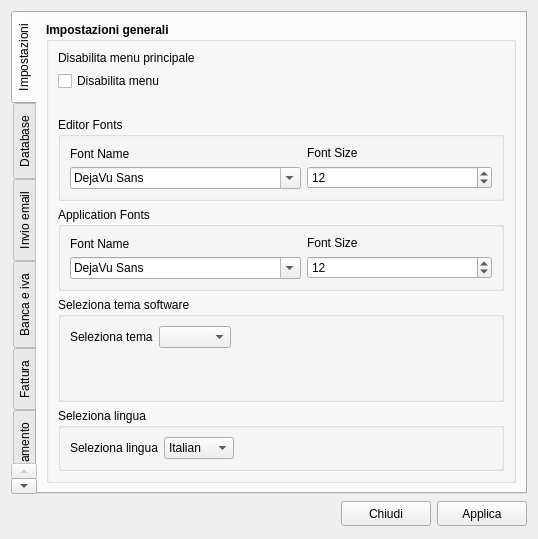
<?xml version="1.0" encoding="UTF-8"?>
<ui version="4.0">
 <class>pref</class>
 <widget class="QDialog" name="pref">
  <property name="windowModality">
   <enum>Qt::WindowModal</enum>
  </property>
  <property name="geometry">
   <rect>
    <x>0</x>
    <y>0</y>
    <width>538</width>
    <height>539</height>
   </rect>
  </property>
  <property name="windowTitle">
   <string>Preferenze</string>
  </property>
  <property name="windowIcon">
   <iconset resource="../fabaria.qrc">
    <normaloff>:/images/preferences-system.png</normaloff>:/images/preferences-system.png</iconset>
  </property>
  <property name="modal">
   <bool>true</bool>
  </property>
  <layout class="QGridLayout" name="gridLayout_2">
   <item row="0" column="0" colspan="2">
    <widget class="QTabWidget" name="tabWidget">
     <property name="tabPosition">
      <enum>QTabWidget::West</enum>
     </property>
     <property name="currentIndex">
      <number>0</number>
     </property>
     <widget class="QWidget" name="tab">
      <attribute name="title">
       <string>Impostazioni</string>
      </attribute>
      <layout class="QGridLayout" name="gridLayout">
       <item row="0" column="0">
        <widget class="QGroupBox" name="groupBox">
         <property name="sizePolicy">
          <sizepolicy hsizetype="Preferred" vsizetype="Preferred">
           <horstretch>0</horstretch>
           <verstretch>0</verstretch>
          </sizepolicy>
         </property>
         <property name="font">
          <font>
           <pointsize>9</pointsize>
           <weight>75</weight>
           <bold>true</bold>
          </font>
         </property>
         <property name="title">
          <string>Impostazioni generali</string>
         </property>
         <layout class="QGridLayout" name="gridLayout_3">
          <item row="0" column="0">
           <widget class="QLabel" name="label">
            <property name="font">
             <font>
              <weight>50</weight>
              <bold>false</bold>
             </font>
            </property>
            <property name="text">
             <string>&lt;!DOCTYPE HTML PUBLIC &quot;-//W3C//DTD HTML 4.0//EN&quot; &quot;http://www.w3.org/TR/REC-html40/strict.dtd&quot;&gt;
&lt;html&gt;&lt;head&gt;&lt;meta name=&quot;qrichtext&quot; content=&quot;1&quot; /&gt;&lt;style type=&quot;text/css&quot;&gt;
p, li { white-space: pre-wrap; }
&lt;/style&gt;&lt;/head&gt;&lt;body style=&quot; font-family:'Ubuntu'; font-size:9pt; font-weight:400; font-style:normal;&quot;&gt;
&lt;table border=&quot;0&quot; style=&quot;-qt-table-type: root; margin-top:4px; margin-bottom:4px; margin-left:4px; margin-right:4px;&quot;&gt;
&lt;tr&gt;
&lt;td style=&quot;border: none;&quot;&gt;
&lt;p style=&quot; margin-top:0px; margin-bottom:0px; margin-left:0px; margin-right:0px; -qt-block-indent:0; text-indent:0px;&quot;&gt;Disabilita menu principale&lt;/p&gt;&lt;/td&gt;&lt;/tr&gt;&lt;/table&gt;&lt;/body&gt;&lt;/html&gt;</string>
            </property>
           </widget>
          </item>
          <item row="1" column="0">
           <widget class="QCheckBox" name="menu_d">
            <property name="font">
             <font>
              <weight>50</weight>
              <bold>false</bold>
             </font>
            </property>
            <property name="text">
             <string>Disabilita menu</string>
            </property>
           </widget>
          </item>
          <item row="2" column="0">
           <widget class="QLabel" name="info">
            <property name="text">
             <string/>
            </property>
           </widget>
          </item>
          <item row="3" column="0">
           <widget class="QGroupBox" name="groupBox_3">
            <property name="font">
             <font>
              <weight>50</weight>
              <bold>false</bold>
             </font>
            </property>
            <property name="title">
             <string>Editor Fonts</string>
            </property>
            <layout class="QGridLayout" name="gridLayout_4">
             <item row="0" column="0">
              <layout class="QVBoxLayout" name="verticalLayout_2">
               <item>
                <widget class="QLabel" name="label_2">
                 <property name="font">
                  <font>
                   <weight>50</weight>
                   <bold>false</bold>
                  </font>
                 </property>
                 <property name="text">
                  <string>Font Name</string>
                 </property>
                </widget>
               </item>
               <item>
                <widget class="QFontComboBox" name="cmbFontName">
                 <property name="font">
                  <font>
                   <weight>50</weight>
                   <bold>false</bold>
                  </font>
                 </property>
                 <property name="currentFont">
                  <font>
                   <family>DejaVu Sans</family>
                  </font>
                 </property>
                </widget>
               </item>
              </layout>
             </item>
             <item row="0" column="1">
              <layout class="QVBoxLayout" name="verticalLayout">
               <item>
                <widget class="QLabel" name="label_3">
                 <property name="font">
                  <font>
                   <weight>50</weight>
                   <bold>false</bold>
                  </font>
                 </property>
                 <property name="text">
                  <string>Font Size</string>
                 </property>
                </widget>
               </item>
               <item>
                <widget class="QSpinBox" name="spinFontSize">
                 <property name="font">
                  <font>
                   <weight>50</weight>
                   <bold>false</bold>
                  </font>
                 </property>
                 <property name="accelerated">
                  <bool>true</bool>
                 </property>
                 <property name="value">
                  <number>12</number>
                 </property>
                </widget>
               </item>
              </layout>
             </item>
            </layout>
           </widget>
          </item>
          <item row="4" column="0">
           <widget class="QGroupBox" name="groupBox_4">
            <property name="font">
             <font>
              <weight>50</weight>
              <bold>false</bold>
             </font>
            </property>
            <property name="title">
             <string>Application Fonts</string>
            </property>
            <layout class="QGridLayout" name="gridLayout_6">
             <item row="0" column="0">
              <layout class="QVBoxLayout" name="verticalLayout_3">
               <item>
                <widget class="QLabel" name="label_4">
                 <property name="text">
                  <string>Font Name</string>
                 </property>
                </widget>
               </item>
               <item>
                <widget class="QFontComboBox" name="cmbApplicationFontName">
                 <property name="currentFont">
                  <font>
                   <family>DejaVu Sans</family>
                  </font>
                 </property>
                </widget>
               </item>
              </layout>
             </item>
             <item row="0" column="1">
              <layout class="QVBoxLayout" name="verticalLayout_4">
               <item>
                <widget class="QLabel" name="label_5">
                 <property name="text">
                  <string>Font Size</string>
                 </property>
                </widget>
               </item>
               <item>
                <widget class="QSpinBox" name="spinApplicationFontSize">
                 <property name="accelerated">
                  <bool>true</bool>
                 </property>
                 <property name="value">
                  <number>12</number>
                 </property>
                </widget>
               </item>
              </layout>
             </item>
            </layout>
           </widget>
          </item>
          <item row="5" column="0">
           <widget class="QGroupBox" name="groupBox_9">
            <property name="font">
             <font>
              <weight>50</weight>
              <bold>false</bold>
             </font>
            </property>
            <property name="title">
             <string>Seleziona tema software</string>
            </property>
            <layout class="QGridLayout" name="gridLayout_14">
             <item row="2" column="2">
              <spacer name="horizontalSpacer_3">
               <property name="orientation">
                <enum>Qt::Horizontal</enum>
               </property>
               <property name="sizeHint" stdset="0">
                <size>
                 <width>190</width>
                 <height>20</height>
                </size>
               </property>
              </spacer>
             </item>
             <item row="2" column="1">
              <widget class="QComboBox" name="sel_tema"/>
             </item>
             <item row="2" column="0">
              <widget class="QLabel" name="label_12">
               <property name="text">
                <string>Seleziona tema</string>
               </property>
              </widget>
             </item>
             <item row="3" column="2">
              <spacer name="verticalSpacer_7">
               <property name="orientation">
                <enum>Qt::Vertical</enum>
               </property>
               <property name="sizeHint" stdset="0">
                <size>
                 <width>20</width>
                 <height>20</height>
                </size>
               </property>
              </spacer>
             </item>
            </layout>
           </widget>
          </item>
          <item row="6" column="0">
           <widget class="QGroupBox" name="groupBox_13">
            <property name="font">
             <font>
              <weight>50</weight>
              <bold>false</bold>
             </font>
            </property>
            <property name="title">
             <string>Seleziona lingua</string>
            </property>
            <layout class="QGridLayout" name="gridLayout_5">
             <item row="0" column="0">
              <widget class="QLabel" name="label_22">
               <property name="font">
                <font>
                 <weight>50</weight>
                 <bold>false</bold>
                </font>
               </property>
               <property name="text">
                <string>Seleziona lingua</string>
               </property>
              </widget>
             </item>
             <item row="0" column="1">
              <widget class="QComboBox" name="comboBoxLingua">
               <item>
                <property name="text">
                 <string>Italian</string>
                </property>
               </item>
               <item>
                <property name="text">
                 <string>English</string>
                </property>
               </item>
              </widget>
             </item>
             <item row="0" column="2">
              <spacer name="horizontalSpacer_7">
               <property name="orientation">
                <enum>Qt::Horizontal</enum>
               </property>
               <property name="sizeHint" stdset="0">
                <size>
                 <width>40</width>
                 <height>20</height>
                </size>
               </property>
              </spacer>
             </item>
            </layout>
           </widget>
          </item>
         </layout>
        </widget>
       </item>
      </layout>
     </widget>
     <widget class="QWidget" name="tab_3">
      <attribute name="title">
       <string>Database</string>
      </attribute>
      <layout class="QGridLayout" name="gridLayout_20">
       <item row="0" column="0">
        <widget class="QGroupBox" name="groupBox_6">
         <property name="title">
          <string>Connetti database in rete </string>
         </property>
         <layout class="QGridLayout" name="gridLayout_10">
          <item row="5" column="3" colspan="2">
           <spacer name="horizontalSpacer_5">
            <property name="orientation">
             <enum>Qt::Horizontal</enum>
            </property>
            <property name="sizeHint" stdset="0">
             <size>
              <width>40</width>
              <height>20</height>
             </size>
            </property>
           </spacer>
          </item>
          <item row="0" column="1">
           <widget class="QLabel" name="label_8">
            <property name="text">
             <string>Indirizzo IP</string>
            </property>
           </widget>
          </item>
          <item row="0" column="2">
           <widget class="QLineEdit" name="ip"/>
          </item>
          <item row="0" column="3">
           <widget class="QLabel" name="label_9">
            <property name="text">
             <string>Porta</string>
            </property>
           </widget>
          </item>
          <item row="0" column="4">
           <widget class="QSpinBox" name="porta">
            <property name="maximum">
             <number>10000</number>
            </property>
            <property name="value">
             <number>3306</number>
            </property>
           </widget>
          </item>
          <item row="1" column="1">
           <widget class="QLabel" name="label_10">
            <property name="text">
             <string>Database</string>
            </property>
           </widget>
          </item>
          <item row="1" column="2">
           <widget class="QLineEdit" name="db_rete"/>
          </item>
          <item row="3" column="1" colspan="3">
           <spacer name="horizontalSpacer_2">
            <property name="orientation">
             <enum>Qt::Horizontal</enum>
            </property>
            <property name="sizeHint" stdset="0">
             <size>
              <width>311</width>
              <height>20</height>
             </size>
            </property>
           </spacer>
          </item>
          <item row="7" column="4">
           <spacer name="verticalSpacer_8">
            <property name="orientation">
             <enum>Qt::Vertical</enum>
            </property>
            <property name="sizeHint" stdset="0">
             <size>
              <width>20</width>
              <height>40</height>
             </size>
            </property>
           </spacer>
          </item>
          <item row="1" column="3">
           <widget class="QLabel" name="label_7">
            <property name="text">
             <string>User</string>
            </property>
           </widget>
          </item>
          <item row="1" column="4">
           <widget class="QLineEdit" name="utente"/>
          </item>
          <item row="2" column="1">
           <widget class="QLabel" name="label_11">
            <property name="text">
             <string>Password</string>
            </property>
           </widget>
          </item>
          <item row="2" column="2">
           <widget class="QLineEdit" name="pwd"/>
          </item>
          <item row="3" column="4">
           <widget class="QPushButton" name="open_db">
            <property name="maximumSize">
             <size>
              <width>120</width>
              <height>16777215</height>
             </size>
            </property>
            <property name="text">
             <string>Connetti</string>
            </property>
            <property name="icon">
             <iconset resource="../fabaria.qrc">
              <normaloff>:/images/go-next.png</normaloff>:/images/go-next.png</iconset>
            </property>
           </widget>
          </item>
          <item row="4" column="4">
           <widget class="QPushButton" name="es_wizard">
            <property name="text">
             <string>Riesegui wizard database</string>
            </property>
            <property name="icon">
             <iconset resource="../../backup_restore_db/images.qrc">
              <normaloff>:/images/vcs_add.png</normaloff>:/images/vcs_add.png</iconset>
            </property>
           </widget>
          </item>
          <item row="4" column="1" colspan="3">
           <spacer name="horizontalSpacer_6">
            <property name="orientation">
             <enum>Qt::Horizontal</enum>
            </property>
            <property name="sizeHint" stdset="0">
             <size>
              <width>40</width>
              <height>20</height>
             </size>
            </property>
           </spacer>
          </item>
         </layout>
        </widget>
       </item>
      </layout>
     </widget>
     <widget class="QWidget" name="tab_4">
      <attribute name="title">
       <string>Invio email</string>
      </attribute>
      <layout class="QGridLayout" name="gridLayout_21">
       <item row="0" column="0">
        <widget class="QGroupBox" name="groupBox_10">
         <property name="title">
          <string>Impostazioni invio email</string>
         </property>
         <layout class="QGridLayout" name="gridLayout_16">
          <item row="9" column="3">
           <widget class="QPushButton" name="save_dir">
            <property name="text">
             <string>Salva</string>
            </property>
           </widget>
          </item>
          <item row="9" column="0" colspan="3">
           <widget class="QLineEdit" name="dir_save">
            <property name="readOnly">
             <bool>true</bool>
            </property>
           </widget>
          </item>
          <item row="8" column="0" colspan="4">
           <widget class="QLabel" name="label_18">
            <property name="text">
             <string>&lt;html&gt;&lt;head/&gt;&lt;body&gt;&lt;p&gt;Seleziona la cartella di destinazione per il salvataggio degli allegati email.&lt;/p&gt;&lt;/body&gt;&lt;/html&gt;</string>
            </property>
           </widget>
          </item>
          <item row="1" column="1">
           <widget class="QLineEdit" name="ser_smtp"/>
          </item>
          <item row="10" column="0">
           <spacer name="verticalSpacer_10">
            <property name="orientation">
             <enum>Qt::Vertical</enum>
            </property>
            <property name="sizeHint" stdset="0">
             <size>
              <width>20</width>
              <height>40</height>
             </size>
            </property>
           </spacer>
          </item>
          <item row="4" column="1">
           <widget class="QLineEdit" name="pwd_smtp"/>
          </item>
          <item row="3" column="1">
           <widget class="QLineEdit" name="user_smtp"/>
          </item>
          <item row="1" column="0">
           <widget class="QLabel" name="label_13">
            <property name="text">
             <string>Sever di uscita</string>
            </property>
           </widget>
          </item>
          <item row="1" column="2">
           <widget class="QLabel" name="label_14">
            <property name="text">
             <string>Porta</string>
            </property>
           </widget>
          </item>
          <item row="4" column="0">
           <widget class="QLabel" name="label_16">
            <property name="text">
             <string>Password</string>
            </property>
           </widget>
          </item>
          <item row="2" column="1">
           <widget class="QCheckBox" name="use_auth">
            <property name="text">
             <string>Usa autenticazione</string>
            </property>
           </widget>
          </item>
          <item row="3" column="0">
           <widget class="QLabel" name="label_15">
            <property name="text">
             <string>Nome utente</string>
            </property>
           </widget>
          </item>
          <item row="2" column="0">
           <widget class="QCheckBox" name="prot_ssl">
            <property name="text">
             <string>SSL</string>
            </property>
           </widget>
          </item>
          <item row="3" column="2" colspan="2">
           <spacer name="horizontalSpacer_4">
            <property name="orientation">
             <enum>Qt::Horizontal</enum>
            </property>
            <property name="sizeHint" stdset="0">
             <size>
              <width>40</width>
              <height>20</height>
             </size>
            </property>
           </spacer>
          </item>
          <item row="6" column="0" colspan="4">
           <widget class="QLabel" name="label_17">
            <property name="text">
             <string>&lt;html&gt;&lt;head/&gt;&lt;body&gt;&lt;p&gt;Impostare anche nome utente e password. Se il server di uscita&lt;/p&gt;&lt;p&gt;richiede l'autenticazione cliccare su SSL e su Usa autenticazione.&lt;/p&gt;&lt;/body&gt;&lt;/html&gt;</string>
            </property>
           </widget>
          </item>
          <item row="5" column="0" colspan="4">
           <widget class="QCheckBox" name="all_fatt">
            <property name="text">
             <string>Includi allegati fattura</string>
            </property>
           </widget>
          </item>
          <item row="7" column="0">
           <spacer name="verticalSpacer_11">
            <property name="orientation">
             <enum>Qt::Vertical</enum>
            </property>
            <property name="sizeHint" stdset="0">
             <size>
              <width>20</width>
              <height>40</height>
             </size>
            </property>
           </spacer>
          </item>
          <item row="1" column="3">
           <widget class="QComboBox" name="porta_2">
            <property name="editable">
             <bool>true</bool>
            </property>
            <item>
             <property name="text">
              <string>25</string>
             </property>
            </item>
            <item>
             <property name="text">
              <string>465</string>
             </property>
            </item>
            <item>
             <property name="text">
              <string>587</string>
             </property>
            </item>
           </widget>
          </item>
          <item row="0" column="0">
           <widget class="QLabel" name="label_21">
            <property name="text">
             <string>Email per l'invio</string>
            </property>
           </widget>
          </item>
          <item row="0" column="1" colspan="3">
           <widget class="QLineEdit" name="email"/>
          </item>
         </layout>
        </widget>
       </item>
      </layout>
     </widget>
     <widget class="QWidget" name="tab_5">
      <attribute name="title">
       <string>Banca e iva</string>
      </attribute>
      <layout class="QGridLayout" name="gridLayout_22">
       <item row="0" column="0">
        <widget class="QGroupBox" name="groupBox_11">
         <property name="title">
          <string>Impostazioni banca</string>
         </property>
         <layout class="QGridLayout" name="gridLayout_18">
          <item row="0" column="0">
           <widget class="QLabel" name="label_19">
            <property name="text">
             <string>Seleziona banca</string>
            </property>
           </widget>
          </item>
          <item row="0" column="1">
           <widget class="QComboBox" name="vis_banca_cmb">
            <property name="editable">
             <bool>true</bool>
            </property>
           </widget>
          </item>
          <item row="1" column="0" colspan="2">
           <widget class="QCheckBox" name="banca_imposta">
            <property name="text">
             <string>Imposta come predefinita</string>
            </property>
           </widget>
          </item>
         </layout>
        </widget>
       </item>
       <item row="1" column="0">
        <widget class="QGroupBox" name="groupBox_12">
         <property name="title">
          <string>Imposta iva</string>
         </property>
         <layout class="QGridLayout" name="gridLayout_19">
          <item row="0" column="0">
           <widget class="QLabel" name="label_20">
            <property name="text">
             <string>Seleziona iva</string>
            </property>
           </widget>
          </item>
          <item row="0" column="1">
           <widget class="QComboBox" name="combo_iva">
            <property name="editable">
             <bool>true</bool>
            </property>
           </widget>
          </item>
          <item row="1" column="0">
           <widget class="QCheckBox" name="checkBox_iva">
            <property name="text">
             <string>Imposta come predefinita</string>
            </property>
           </widget>
          </item>
         </layout>
        </widget>
       </item>
       <item row="2" column="0">
        <spacer name="verticalSpacer_12">
         <property name="orientation">
          <enum>Qt::Vertical</enum>
         </property>
         <property name="sizeHint" stdset="0">
          <size>
           <width>20</width>
           <height>190</height>
          </size>
         </property>
        </spacer>
       </item>
      </layout>
     </widget>
     <widget class="QWidget" name="tab_2">
      <attribute name="title">
       <string>Fattura</string>
      </attribute>
      <layout class="QGridLayout" name="gridLayout_23">
       <item row="0" column="0">
        <widget class="QGroupBox" name="groupBox_5">
         <property name="title">
          <string>Impostazioni fattura</string>
         </property>
         <layout class="QGridLayout" name="gridLayout_9">
          <item row="0" column="2">
           <widget class="QPushButton" name="open_image">
            <property name="text">
             <string>Apri</string>
            </property>
            <property name="icon">
             <iconset resource="../fabaria.qrc">
              <normaloff>:/images/dialog-ok-apply.png</normaloff>:/images/dialog-ok-apply.png</iconset>
            </property>
           </widget>
          </item>
          <item row="0" column="0">
           <widget class="QLabel" name="label_6">
            <property name="text">
             <string>Testata fattura</string>
            </property>
           </widget>
          </item>
          <item row="0" column="1">
           <widget class="QLineEdit" name="dir_image">
            <property name="baseSize">
             <size>
              <width>0</width>
              <height>0</height>
             </size>
            </property>
           </widget>
          </item>
         </layout>
        </widget>
       </item>
       <item row="1" column="0">
        <widget class="QGroupBox" name="groupBox_8">
         <property name="title">
          <string>Opzioni logo fattura</string>
         </property>
         <layout class="QGridLayout" name="gridLayout_8"/>
        </widget>
       </item>
       <item row="2" column="0">
        <widget class="QGroupBox" name="groupBox_7">
         <property name="title">
          <string>Anteprima logo fattura</string>
         </property>
         <layout class="QGridLayout" name="gridLayout_11"/>
        </widget>
       </item>
      </layout>
     </widget>
     <widget class="QWidget" name="tab_6">
      <attribute name="title">
       <string>Aggiornamento</string>
      </attribute>
      <layout class="QGridLayout" name="gridLayout_24">
       <item row="0" column="0">
        <widget class="QGroupBox" name="groupBox_2">
         <property name="font">
          <font>
           <pointsize>10</pointsize>
           <weight>75</weight>
           <bold>true</bold>
          </font>
         </property>
         <property name="title">
          <string>Aggiornamento</string>
         </property>
         <layout class="QGridLayout" name="gridLayout_7">
          <item row="0" column="0" colspan="3">
           <layout class="QVBoxLayout" name="verticalLayout_5">
            <item>
             <widget class="QRadioButton" name="en_update">
              <property name="font">
               <font>
                <weight>50</weight>
                <bold>false</bold>
               </font>
              </property>
              <property name="text">
               <string>Abi&amp;lita aggiornamenti</string>
              </property>
              <property name="icon">
               <iconset resource="../fabaria.qrc">
                <normaloff>:/images/system-software-update.png</normaloff>:/images/system-software-update.png</iconset>
              </property>
             </widget>
            </item>
            <item>
             <spacer name="verticalSpacer_6">
              <property name="orientation">
               <enum>Qt::Vertical</enum>
              </property>
              <property name="sizeHint" stdset="0">
               <size>
                <width>20</width>
                <height>40</height>
               </size>
              </property>
             </spacer>
            </item>
            <item>
             <widget class="QRadioButton" name="ds_update">
              <property name="font">
               <font>
                <weight>50</weight>
                <bold>false</bold>
               </font>
              </property>
              <property name="text">
               <string>&amp;Disabilita aggiornamenti</string>
              </property>
              <property name="icon">
               <iconset resource="../fabaria.qrc">
                <normaloff>:/images/system-software-update.png</normaloff>:/images/system-software-update.png</iconset>
              </property>
             </widget>
            </item>
           </layout>
          </item>
          <item row="1" column="1">
           <spacer name="verticalSpacer_4">
            <property name="orientation">
             <enum>Qt::Vertical</enum>
            </property>
            <property name="sizeHint" stdset="0">
             <size>
              <width>20</width>
              <height>103</height>
             </size>
            </property>
           </spacer>
          </item>
          <item row="2" column="0" rowspan="2">
           <spacer name="verticalSpacer_2">
            <property name="orientation">
             <enum>Qt::Vertical</enum>
            </property>
            <property name="sizeHint" stdset="0">
             <size>
              <width>20</width>
              <height>135</height>
             </size>
            </property>
           </spacer>
          </item>
          <item row="2" column="1">
           <layout class="QVBoxLayout" name="verticalLayout_6">
            <item>
             <widget class="QPushButton" name="update_b">
              <property name="font">
               <font>
                <weight>50</weight>
                <bold>false</bold>
               </font>
              </property>
              <property name="text">
               <string>Aggiorna</string>
              </property>
              <property name="icon">
               <iconset resource="../fabaria.qrc">
                <normaloff>:/images/system-software-update.png</normaloff>:/images/system-software-update.png</iconset>
              </property>
              <property name="default">
               <bool>false</bool>
              </property>
              <property name="flat">
               <bool>true</bool>
              </property>
             </widget>
            </item>
           </layout>
          </item>
          <item row="2" column="2" rowspan="2">
           <spacer name="verticalSpacer_3">
            <property name="orientation">
             <enum>Qt::Vertical</enum>
            </property>
            <property name="sizeHint" stdset="0">
             <size>
              <width>20</width>
              <height>135</height>
             </size>
            </property>
           </spacer>
          </item>
          <item row="3" column="1">
           <spacer name="verticalSpacer_5">
            <property name="orientation">
             <enum>Qt::Vertical</enum>
            </property>
            <property name="sizeHint" stdset="0">
             <size>
              <width>20</width>
              <height>104</height>
             </size>
            </property>
           </spacer>
          </item>
          <item row="1" column="0">
           <widget class="QLabel" name="testo">
            <property name="text">
             <string/>
            </property>
           </widget>
          </item>
         </layout>
        </widget>
       </item>
      </layout>
     </widget>
    </widget>
   </item>
   <item row="1" column="0">
    <spacer name="horizontalSpacer">
     <property name="orientation">
      <enum>Qt::Horizontal</enum>
     </property>
     <property name="sizeHint" stdset="0">
      <size>
       <width>446</width>
       <height>28</height>
      </size>
     </property>
    </spacer>
   </item>
   <item row="1" column="1">
    <layout class="QHBoxLayout" name="horizontalLayout">
     <item>
      <widget class="QPushButton" name="chiudi">
       <property name="minimumSize">
        <size>
         <width>90</width>
         <height>25</height>
        </size>
       </property>
       <property name="maximumSize">
        <size>
         <width>90</width>
         <height>25</height>
        </size>
       </property>
       <property name="sizeIncrement">
        <size>
         <width>90</width>
         <height>25</height>
        </size>
       </property>
       <property name="baseSize">
        <size>
         <width>90</width>
         <height>25</height>
        </size>
       </property>
       <property name="font">
        <font>
         <weight>50</weight>
         <bold>false</bold>
        </font>
       </property>
       <property name="text">
        <string>Chiudi</string>
       </property>
       <property name="icon">
        <iconset resource="../../backup_restore_db/images.qrc">
         <normaloff>:/images/dialog-close.png</normaloff>:/images/dialog-close.png</iconset>
       </property>
      </widget>
     </item>
     <item>
      <widget class="QPushButton" name="apply">
       <property name="minimumSize">
        <size>
         <width>90</width>
         <height>25</height>
        </size>
       </property>
       <property name="maximumSize">
        <size>
         <width>90</width>
         <height>25</height>
        </size>
       </property>
       <property name="sizeIncrement">
        <size>
         <width>90</width>
         <height>25</height>
        </size>
       </property>
       <property name="baseSize">
        <size>
         <width>90</width>
         <height>25</height>
        </size>
       </property>
       <property name="font">
        <font>
         <weight>50</weight>
         <bold>false</bold>
        </font>
       </property>
       <property name="text">
        <string>Applica</string>
       </property>
       <property name="icon">
        <iconset resource="../fabaria.qrc">
         <normaloff>:/images/dialog-ok-apply.png</normaloff>:/images/dialog-ok-apply.png</iconset>
       </property>
      </widget>
     </item>
    </layout>
   </item>
  </layout>
 </widget>
 <tabstops>
  <tabstop>menu_d</tabstop>
  <tabstop>cmbFontName</tabstop>
  <tabstop>spinFontSize</tabstop>
  <tabstop>cmbApplicationFontName</tabstop>
  <tabstop>spinApplicationFontSize</tabstop>
  <tabstop>sel_tema</tabstop>
  <tabstop>ip</tabstop>
  <tabstop>porta</tabstop>
  <tabstop>db_rete</tabstop>
  <tabstop>utente</tabstop>
  <tabstop>pwd</tabstop>
  <tabstop>open_db</tabstop>
  <tabstop>es_wizard</tabstop>
  <tabstop>ser_smtp</tabstop>
  <tabstop>prot_ssl</tabstop>
  <tabstop>use_auth</tabstop>
  <tabstop>user_smtp</tabstop>
  <tabstop>pwd_smtp</tabstop>
  <tabstop>all_fatt</tabstop>
  <tabstop>dir_save</tabstop>
  <tabstop>save_dir</tabstop>
  <tabstop>vis_banca_cmb</tabstop>
  <tabstop>banca_imposta</tabstop>
  <tabstop>combo_iva</tabstop>
  <tabstop>checkBox_iva</tabstop>
  <tabstop>dir_image</tabstop>
  <tabstop>open_image</tabstop>
  <tabstop>en_update</tabstop>
  <tabstop>ds_update</tabstop>
  <tabstop>update_b</tabstop>
  <tabstop>chiudi</tabstop>
  <tabstop>apply</tabstop>
 </tabstops>
 <resources>
  <include location="../../backup_restore_db/images.qrc"/>
  <include location="../fabaria.qrc"/>
  <include location="../../initdb/images.qrc"/>
 </resources>
 <connections/>
</ui>
